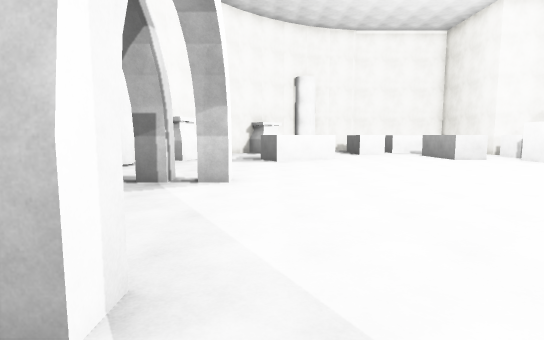
[1] (above)

24 first-person views from a walk through a scene from a Unity 3-D project. The camera is 1.5 m above the floor, tilts 6° down and sees 80° across. The floor is counted in squares, 2 m on a side. Each view is taken from the middle of a square. On the plan, view 1 faces up. The plan holds only what a view shows up to about 11 squares ahead; the rest is blank. The place goes on beyond the plan. The player character is not drawn. Surface patterns are stand-ins for the level's own textures.

[2]
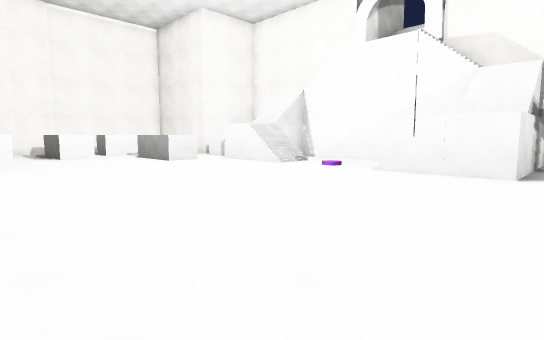

[3]
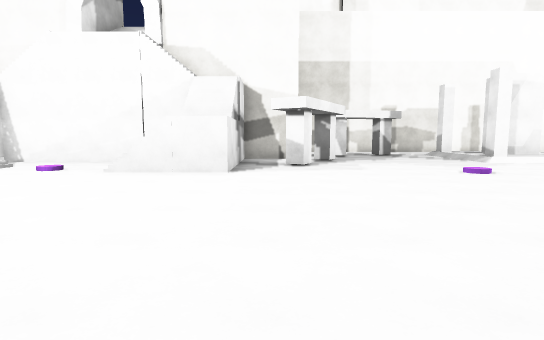

[4]
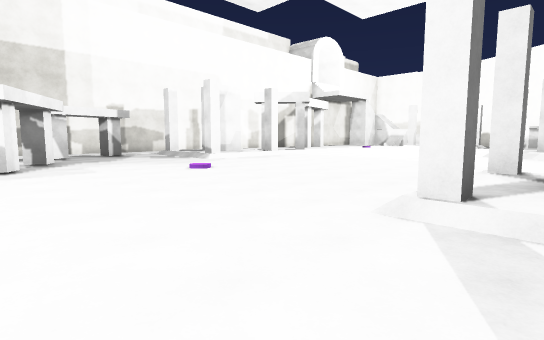

[5]
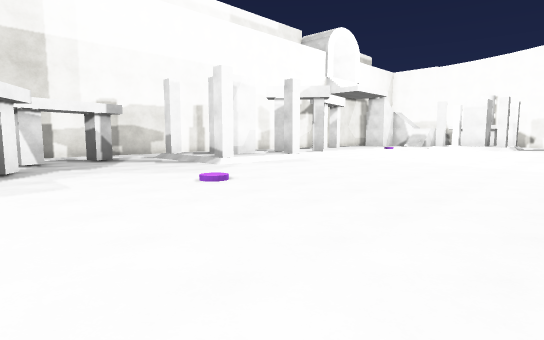

[6]
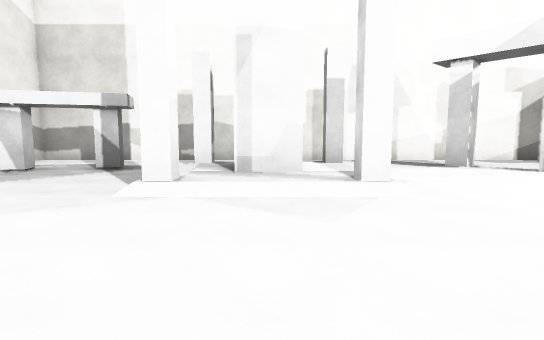

[7]
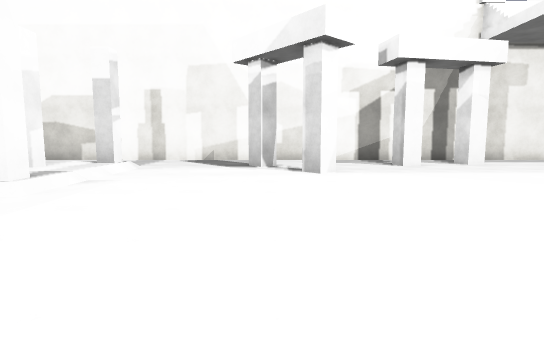

[8]
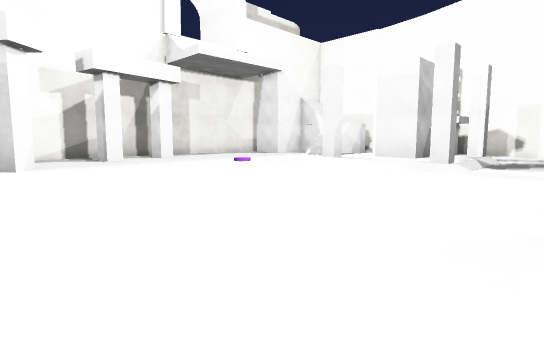

[9]
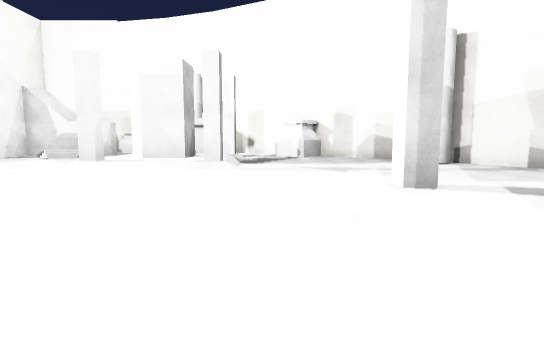

[10]
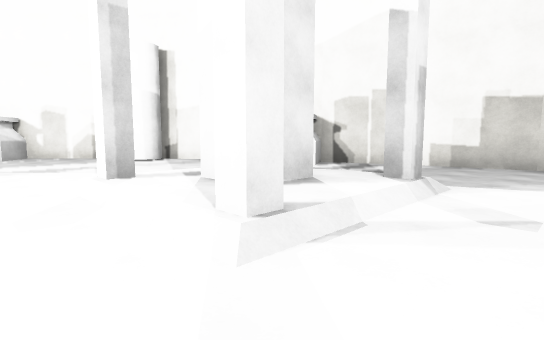

[11]
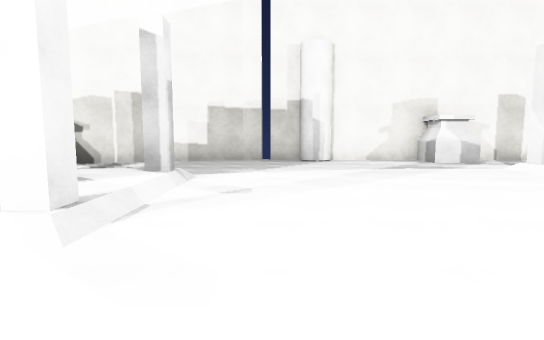

[12]
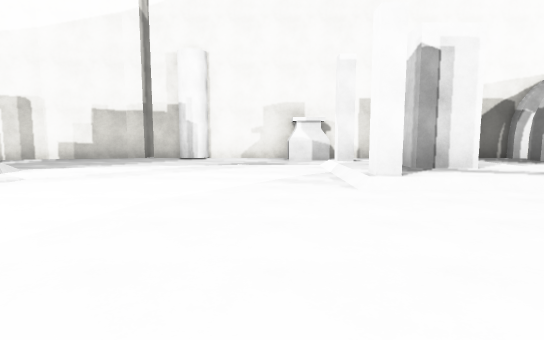

[13]
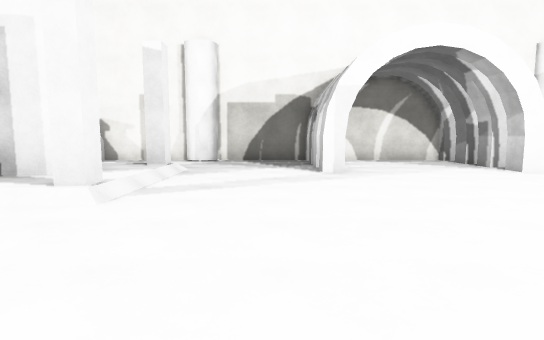

[14]
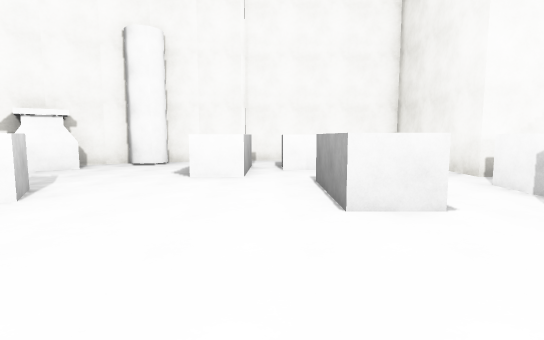

[15]
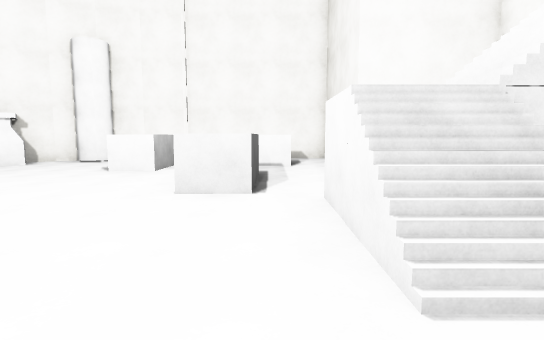

[16]
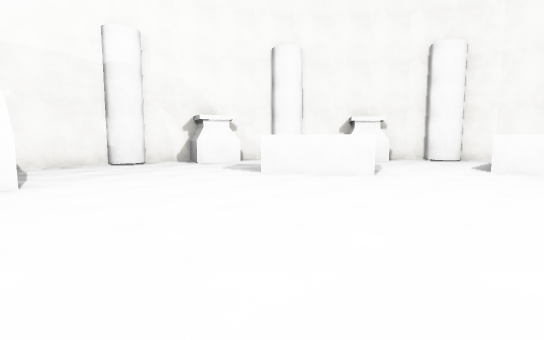

[17]
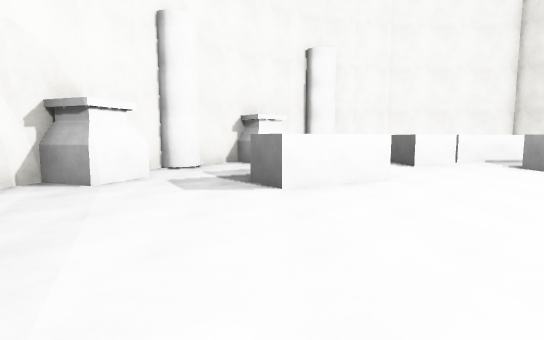

[18]
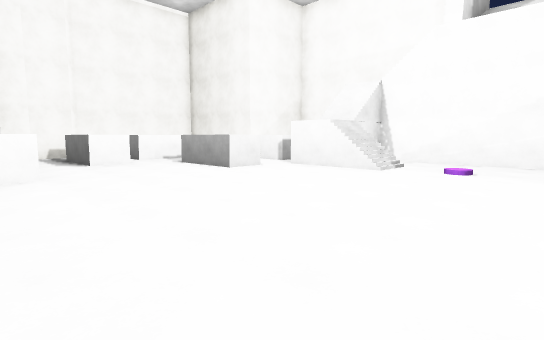

[19]
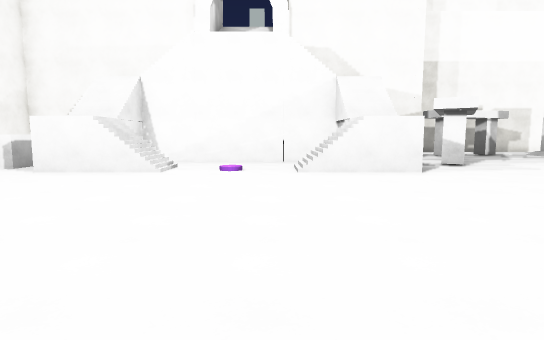

[20]
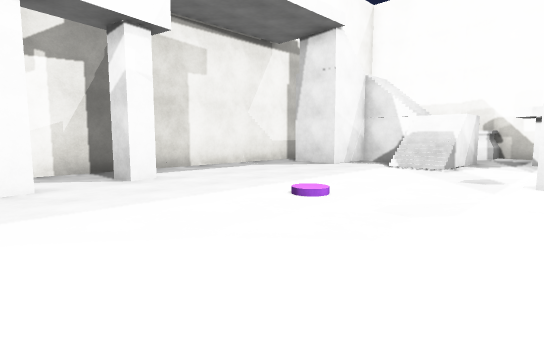

[21]
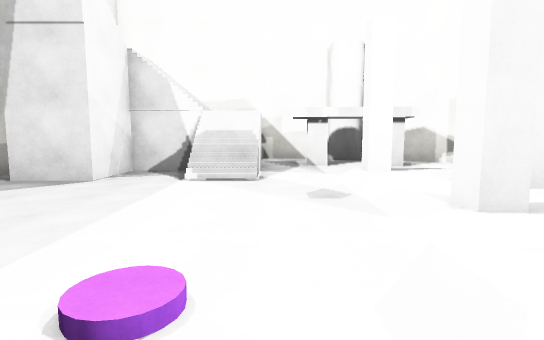

[22]
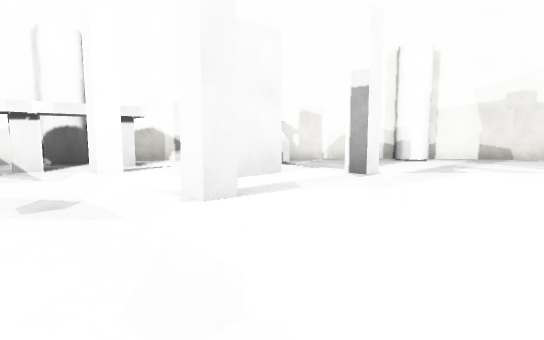

[23]
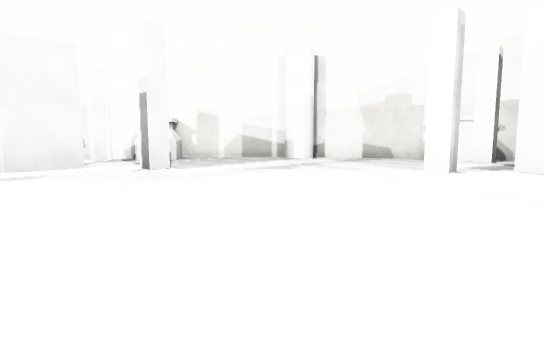

[24]
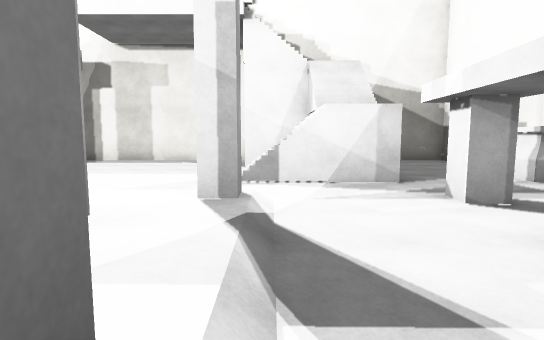

### Floor plan
Key: @ floor where view 1 was taken; # wall or solid block; x gap in a wall; . main floor; : floor 0.25 m higher than the main floor; + floor 2.25 m higher than the main floor; / step, stairs or slope.
Columns run from 4 left of view 1 to 17 right of it. Each row starts with its distance up from view 1.
 17       ########
 16     ###...  .#
 15   ###...#.##.#
 14   #.#...#....#
 13  ##.....#....#
 12  #........#..#
 11  #...##...#..#
 10 ##..##......##  #
  9 #...........+// #
  8 #...........//. #
  7 #.............. ###
  6 #xx#......../..  //
  5 #.............. #
  4 #...........//./#
  3 #...........////#
  2 #...........////#
  1 #xx#............#   ##
  0 #...@............   .#
 -1 #..............#.#...#
 -2 #..#//#..............#
 -3 #. /:::...........#..#
 -4 #.   #:..............#
 -5 #..#::#.......#//#...#
 -6 ##............/:::. .#
 -7 #............./:#:.  #
 -8 #.............#::#...#
 -9 #.............////...#
-10 #....................#
-11 #....................#
-12 #.................#..#
-13 #.../#::#........#...#
-14 #.../:#:/............#
-15 #.../:/:/.........#..#
-16 ###.#//#/............#
-17  ##................#.#
-18   #..................#
-19   #.......////.......#
-20   ##......#::#.......#
-21    ###..../:#:.......#
-22     #.....#::#.......#
-23     ##....////.././ .#
-24      ##.#.......///
-25       ###...#.#.///
-26          #.........
-27          #####.......#
-28              ####  ..#
-29                     ##

Positions as (right, up) in squares from view 1, and headings:
1: (0, 0), facing up
2: (1, 1), facing up-right
3: (1, 1), facing right
4: (1, 1), facing down-right
5: (3, 0), facing down-right
6: (6, -7), facing right
7: (6, -12), facing right
8: (4, -12), facing down-right
9: (5, -12), facing down
10: (5, -11), facing down-left
11: (6, -11), facing left
12: (7, -7), facing left
13: (6, 0), facing left
14: (5, 7), facing up
15: (7, 6), facing up
16: (5, 5), facing up-left
17: (0, 5), facing up
18: (1, 4), facing up-right
19: (1, 5), facing right
20: (9, -15), facing down-right
21: (11, -17), facing down
22: (11, -17), facing down-left
23: (9, -14), facing down-left
24: (6, -23), facing right
